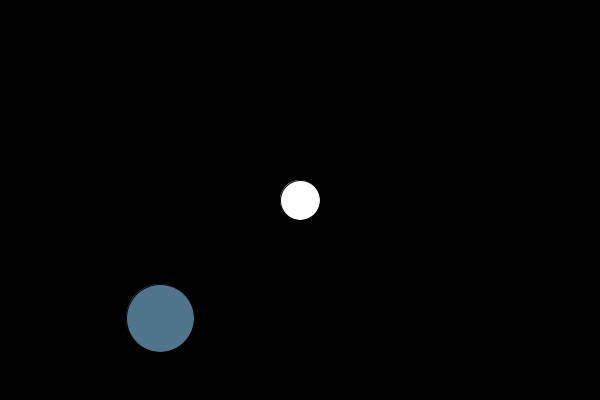
Frame 1 (no input)
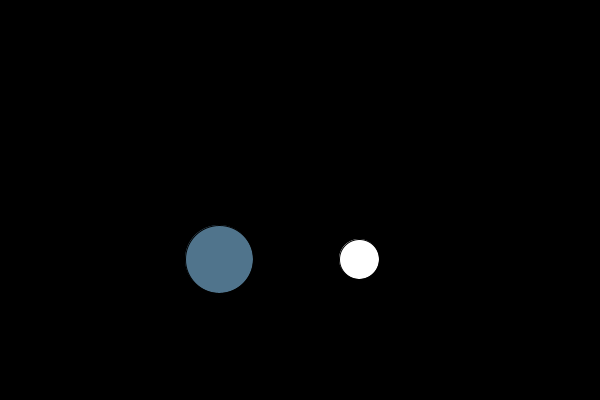
Frame 60 (the mouse pressed at the canvas centre just before this capture)
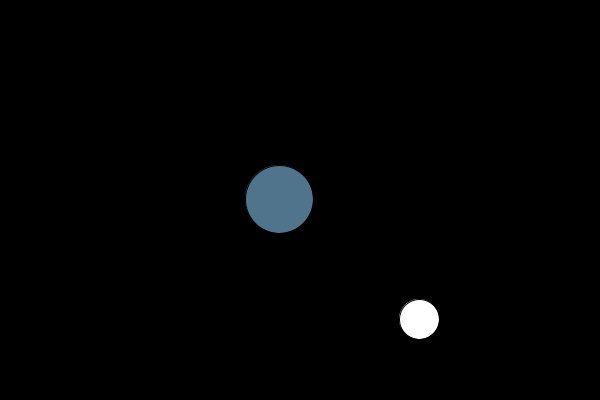
Frame 120 (the mouse held since frame 60 and released just before this capture)

The Processing sketch that drew these frames (run headless with seeded random() and noise(); from frame 60 on, the mouse is pressed at the canvas centre):

// Processing sketch: w19_balls
// ── w19_balls.pde
Ball b0;
Ball b1;

boolean moving;

void setup() {
  size(600, 400);
  moving = true;

  b0 = new Ball(width/2, height/2, 1, 1, 40, 255);
  b1 = new Ball(width, height);
}//setup

void draw() {
  background(0);

  b0.display();
  b1.display();

  if (moving) {
    b0.move(0, width, 0, height);
    b1.move(0, width, 0, height);
  }
}

void keyPressed() {
  if (key == ' ') {
    moving = !moving;
  }
  if (key == 'r') {
    b0 = new Ball(width/2, height/2, 1, 1, 40, 255);
    b1 = new Ball(width, height);
  }
}//keyPressed

// ── Ball.pde
public class Ball {

  private int cx;
  private int cy;
  private int xspeed;
  private int yspeed;
  private int csize;
  private color inside;

  public Ball(int x, int y, int xs, int ys, int cs, color c) {
    cx = x;
    cy = y;
    xspeed = xs;
    yspeed = ys;
    csize = cs;
    inside = c;
  }//Ball

  public Ball(int maxX, int maxY) {
    csize = (int)random(10, 100);
    xspeed = yspeed = 1;
    if (random(2) >= 1) {
      xspeed*= -1;
    }
    if (random(2) >= 1) {
      yspeed*= -1;
    }

    cx = (int)random(csize/2, maxX - csize/2);
    cy = (int)random(csize/2, maxY - csize/2);

    inside = color(random(255), random(255), random(255));
  }

  public void display() {
    fill(inside);
    circle(cx, cy, csize);
  }//display

  private boolean hitHorizonatalWall(int left, int right) {
    return cx >= right - csize/2 || cx <= left + csize/2;
  }
  private boolean hitVerticalWall(int top, int bottom) {
    return cy >= bottom - csize/2 || cy <= top + csize / 2;
  }

  public void move(int left, int right, int top, int bottom) {
    if (hitHorizonatalWall(left, right)) {
      xspeed*= -1;
      if (xspeed < 0) {
        xspeed--;
      }
      else {
        xspeed++;
      }
    }
    if (hitVerticalWall(top, bottom)) {
      yspeed*= -1;
      if (yspeed < 0) {
        yspeed--;
      }
      else {
        yspeed++;
      }
    }
    cx+= xspeed;
    cy+= yspeed;
  }//move


}//ball class
